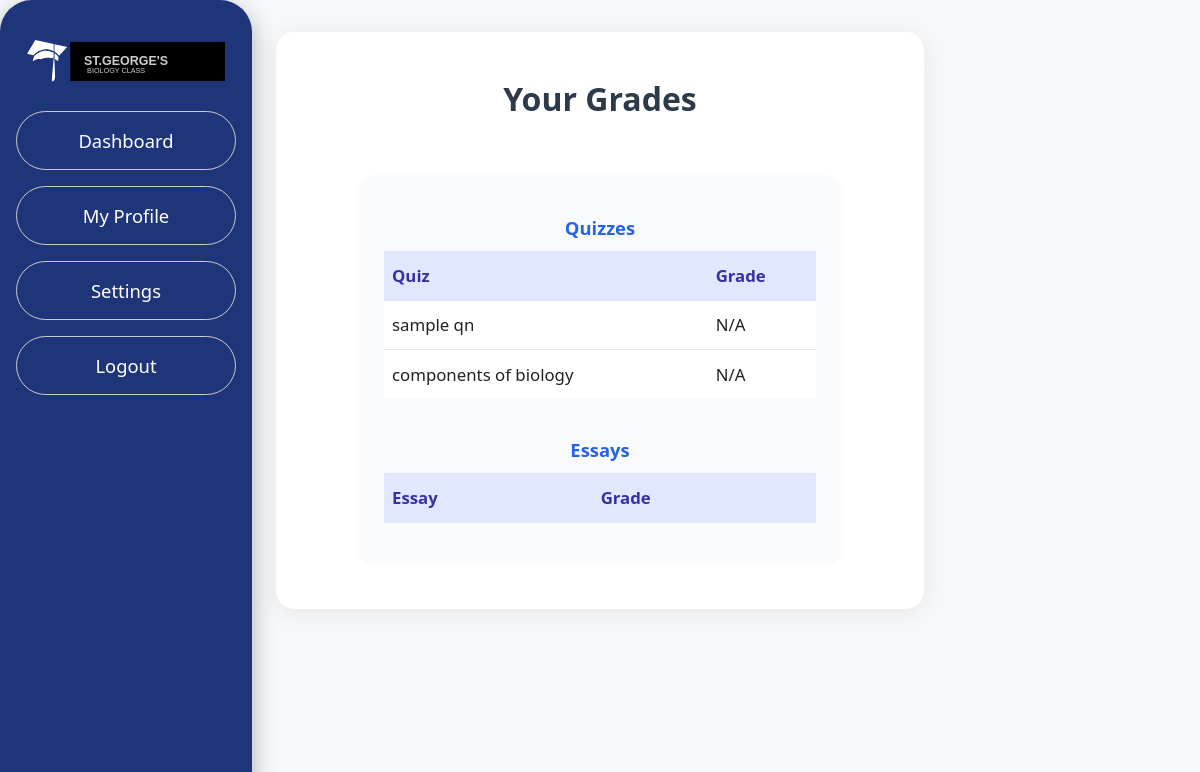
/course/8/view-grade (signed in), run on the app's committed database.
### website/models.py (models this page shows)
class Quiz(db.Model, UserMixin):
    __tablename__ = 'quizzes'
    id=db.Column(db.Integer, primary_key=True)
    quiz_name = db.Column(db.String(150))
    course_id = db.Column(db.Integer, db.ForeignKey('courses.id'))

### website/views.py (the view, shortened to what this page needs)
@views.route('/course/<int:course_id>/view-grade',methods=['GET'])
def grade_page(course_id):
    quizzes = Quiz.query.filter_by(course_id=course_id).all()
    essays = Essay.query.filter_by(course_id=course_id).all()
    student_id = current_user.id
    quiz_grades = {}
    for quiz in quizzes:
        quiz_questions = QuizQuestion.query.filter_by(quiz_id=quiz.id).all()
        quiz_max_grade = sum(question.max_grade if question.max_grade is not None else 1 for question in quiz_questions)
        quiz_submissions = QuizSubmission.query.filter_by(quiz_id=quiz.id, student_id=student_id).all()
        if quiz_submissions and any(submission.given_grade is not None for submission in quiz_submissions):
            total_grade = sum(submission.given_grade for submission in quiz_submissions if submission.given_grade is not None)
            total_grade =str(round((total_grade / quiz_max_grade * 100), 2))+"%"
        else:
            total_grade = "N/A"
        quiz_grades[quiz.id] = total_grade
    essay_grades = {}
    return render_template('viewGrade.html', course_id=course_id, quizzes=quizzes, essays=essays, quiz_grades=quiz_grades, essay_grades=essay_grades)

### website/__init__.py (called while the page is built)
def create_app():
    app = Flask(__name__)
    app.config['SECRET_KEY'] = 'gvfvsvf'
    app.config["SQLALCHEMY_DATABASE_URI"]= f"sqlite:///{DB_NAME}"
    db.init_app(app)
    from .views import views
    from .auth import auth
    app.register_blueprint(views, url_prefix='/')
    app.register_blueprint(auth, url_prefix='/')
    from .models import User
    create_database(app)
    login_manager = LoginManager()
    login_manager.login_view = 'auth.login'
    login_manager.init_app(app)
    @login_manager.user_loader
    def load_user(id):
        return User.query.get(int(id))
    return app

### website/templates/viewGrade.html (shortened to what this page needs)
<!DOCTYPE html>
<html lang="en">
    <head>
        <link rel="stylesheet" href="{{ url_for('static', filename='css/base.css') }}">
    </head>
    <body>
        {% include 'sidebar.html' %}
        <a href="{{ url_for('views.course_page', course_id=course_id) }}" class="back-button">Back</a>
        <main>
            <h1>Your Grades</h1>
            <section class="card">
                <h3>Quizzes</h3>
                <table>
                    <thead>
                        <tr>
                            <th>Quiz</th>
                            <th>Grade</th>
                        </tr>
                    </thead>
                    <tbody>
                        {% for quiz in quizzes %}
                        <tr>
                            <td data-label="Quiz">{{ quiz.quiz_name }}</td>
                            <td data-label="Grade">{{ quiz_grades[quiz.id] }}</td>
                        </tr>
                        {% endfor %}
                    </tbody>
                </table>
                <h3>Essays</h3>
                <table>
                    <thead>
                        <tr>
                            <th>Essay</th>
                            <th>Grade</th>
                        </tr>
                    </thead>
                </table>
            </section>
        </main>
    </body>
</html>

### website/static/css/base.css (style rules this page uses)
body { background: #f5f7fa; padding: 1rem; font-family: Helvetica, sans-serif; font-size: 1.15rem; }
a { text-decoration: none; }
section { margin-bottom: 3rem; display: flex; flex-direction: column; align-items: center; justify-content: center; }
main { width: 80%; margin-left: 14rem; display: flex; flex-direction: column; align-items: center; justify-content: center; }
.card { width: 30rem; min-height: 16rem; margin: 2rem; border-radius: 1.5rem; padding: 1.5rem; box-sizing: border-box; background-color: rgba(255, 255, 255, 0.79); box-shadow: 0px 6px 20px rgba(0, 0, 0, 0.3); transition: transform 0.5s ease-in-out; display: flex; flex-direction: column; justify-content: center; align-items: center; text-align: center; }
h3 { color: #333; margin: 1rem 0; }
.back-button { width: 7.8rem; text-align: center; position: fixed; bottom: 3.5rem; left: 2.5rem; background-color: #1f3579; padding: 1rem 2rem; border: 1px solid #ccc; border-radius: 2rem; text-decoration: none; color: white; transition: background 0.5s, color 0.5s; }

### website/templates/viewGrade.html (style rules this page uses)
body { font-family: 'Segoe UI', Arial, sans-serif; background: #f6f8fa; margin: 0; padding: 0; color: #222; }
main { max-width: 600px; margin: 2rem auto; padding: 1.5rem; background: #fff; border-radius: 18px; box-shadow: 0 4px 24px rgba(0,0,0,0.07); }
h1 { color: #2d3a4a; margin-bottom: 1.5rem; font-size: 2rem; text-align: center; }
.card { background: #f9fafb; border-radius: 12px; box-shadow: 0 2px 8px rgba(0,0,0,0.04); padding: 1.2rem 1.5rem; margin-bottom: 1.5rem; }
h3 { color: #2563eb; margin-top: 1.2rem; margin-bottom: 0.7rem; font-size: 1.15rem; }
table { width: 100%; border-collapse: collapse; margin-bottom: 1.2rem; background: #fff; }
th, td { padding: 0.8rem 0.5rem; text-align: left; border-bottom: 1px solid #e5e7eb; font-size: 1.05rem; }
th { background: #e0e7ff; color: #3730a3; font-weight: 600; }
tr:last-child td { border-bottom: none; }
.back-button { display: inline-block; margin: 1rem 0 0 1rem; padding: 0.5rem 1.2rem; background: #2563eb; color: #fff; border-radius: 6px; font-weight: 500; box-shadow: 0 2px 8px rgba(37,99,235,0.08); transition: background 0.2s; text-decoration: none; }

### data on the page
Quiz: quiz_name "sample qn", quiz_grades "N/A"
Quiz: quiz_name "components of biology", quiz_grades "N/A"
